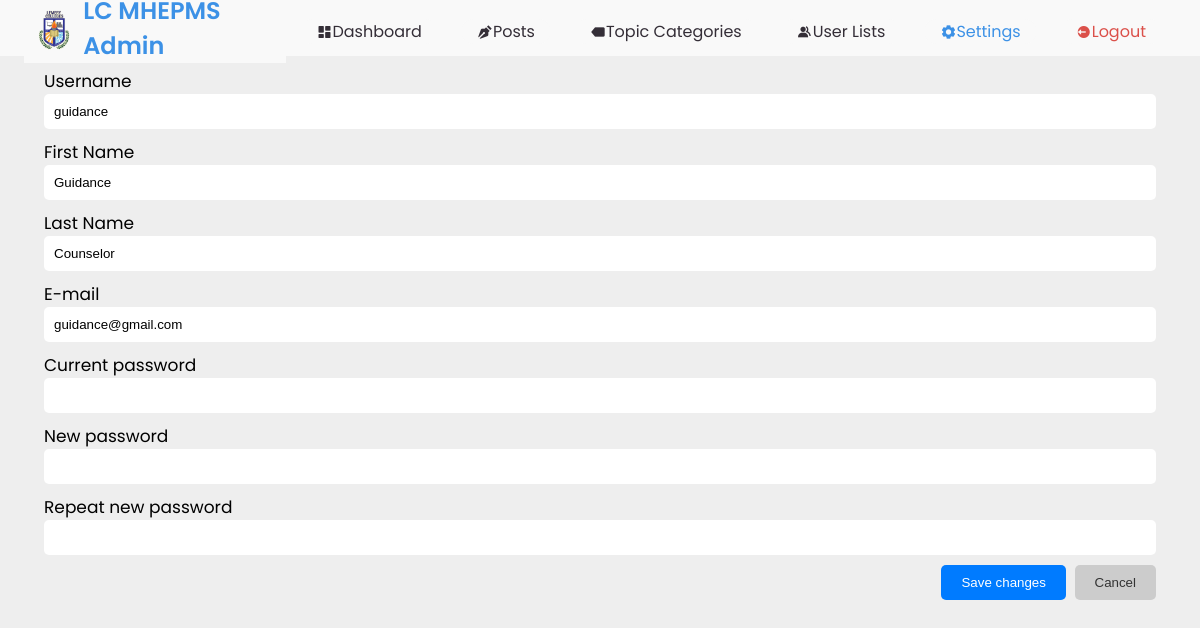
Screenshot of /Admin/settings.php (signed in) with the database file from the repository.
### tables this page shows
CREATE TABLE `user` (
  `id` int(11) NOT NULL,
  `role` varchar(255) NOT NULL,
  `date_created` varchar(255) NOT NULL,
  `first_name` varchar(255) NOT NULL,
  `last_name` varchar(255) NOT NULL,
  `username` varchar(255) NOT NULL,
  `email` varchar(255) NOT NULL,
  `password` varchar(255) NOT NULL,
  `reset_token` varchar(255) DEFAULT NULL,
  `reset_timestamp` timestamp NOT NULL DEFAULT current_timestamp() ON UPDATE current_timestamp(),
  `profile_photo` varchar(255) DEFAULT NULL
);

### Admin/settings.php (the view, shortened to what this page needs)
<?php
include '../Users/config.php';
$user_id = $_SESSION['id'];
$sql = "SELECT `id`, `role`, `date_created`, `first_name`, `last_name`, `username`, `email`, `password` FROM `user` WHERE `id` = $user_id";
$result = mysqli_query($link, $sql);
if (mysqli_num_rows($result) > 0) {
    $user = mysqli_fetch_assoc($result);
} else {
    die("User not found");
}
?>
<!DOCTYPE html>
<html lang="en">
<head>
    <link href='https://unpkg.com/boxicons@2.0.9/css/boxicons.min.css' rel='stylesheet'>
</head>
<body>
<?php include 'admin_navbar.php'; ?>
    <section id="content">
        <main>
            <div class="card-body">
                <form action="settings_update.php" method="post">
                    <div class="form-group">
                        <label class="form-label">Username</label>
                        <input type="text" class="form-control" name="username" value="<?php echo $user['username']; ?>" readonly>
                    </div>
                    <div class="form-group">
                        <label class="form-label">First Name</label>
                        <input type="text" class="form-control" name="first_name" value="<?php echo $user['first_name']; ?>">
                    </div>
                    <div class="form-group">
                        <label class="form-label">Last Name</label>
                        <input type="text" class="form-control" name="last_name" value="<?php echo $user['last_name']; ?>">
                    </div>
                    <div class="form-group">
                        <label class="form-label">E-mail</label>
                        <input type="text" class="form-control" name="email" value="<?php echo $user['email']; ?>">
                    </div>
                    <div class="form-group">
                        <label class="form-label">Current password</label>
                        <input type="password" class="form-control" name="current_password">
                    </div>
                    <div class="form-group">
                        <label class="form-label">New password</label>
                        <input type="password" class="form-control" name="new_password">
                    </div>
                    <div class="form-group">
                        <label class="form-label">Repeat new password</label>
                        <input type="password" class="form-control" name="repeat_password">
                    </div>
                    <div class="text-right mt-3">
                        <button type="submit" class="btn btn-primary" name="save_changes">Save changes</button>&nbsp;
                        <button type="button" class="btn btn-default">Cancel</button>
                    </div>
                </form>
            </div>
        </main>
    </section>
</body>
</html>

### Admin/settings.php (style rules this page uses)
body { background: var(--grey); }
#content { overflow-y: auto; position: relative; }
#content main { width: calc(100% - 40px); margin: 0 auto; padding: 36px 24px; font-family: var(--poppins); max-height: calc(100vh - 56px); margin-top: 2rem; }
.form-group { margin-bottom: 10px; }
.form-label { display: block; font-size: 17px; font-family: var(--poppins); }
.form-control { width: 100%; height: 35px; border: none; border-radius: 5px; padding: 10px; }
.text-right { text-align: right; }
.btn-primary, .btn-default { cursor: pointer; border: none; border-radius: 5px; padding: 10px 20px; transition: background-color 0.3s, color 0.3s; }
.btn-primary { background-color: #007bff; color: #fff; }
.btn-default { background-color: #ccc; color: #333; }

### Admin/admin_navbar.php (style rules this page uses)
* { margin: 0; padding: 0; box-sizing: border-box; }
:root { --poppins: 'Poppins', sans-serif; --light: #F9F9F9; --blue: #3C91E6; --light-blue: #CFE8FF; --grey: #eee; --dark-grey: #AAAAAA; --dark: #342E37; --red: #DB504A; --yellow: #FFCE26; --light-yellow: #FFF2C6; --orange: #FD7238; --light-orange: #FFE0D3; --green: #30ee59; --light-green: #90e9a4; }
html { overflow-x: hidden; }
body { background: var(--grey); overflow-x: hidden; margin: 0; margin-bottom: 0; }
#content { position: relative; width: 100%; transition: .3s ease; margin-left: 0; margin-bottom: 0; }

### rows the page displays
user: username "guidance", first_name "Guidance", last_name "Counselor", email "guidance@gmail.com"
